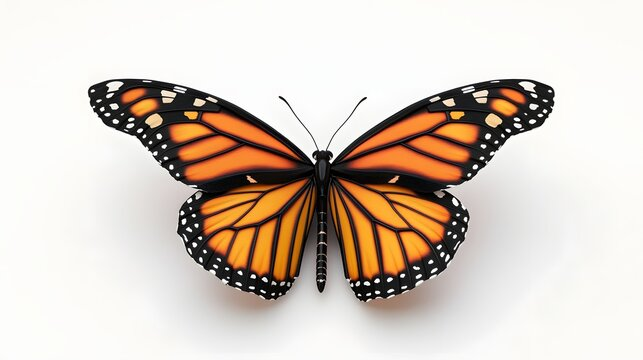
#> input picture Feature-Extraction-From-Image/assets/butterfly.jpg, 643 x 360 px
$ jupyter execute --allow-errors code.ipynb   (older library calls are emulated)
#> lines starting #> are read from the running program, lines starting #| are printed output that depends on the picture; after the words box and inside, x2 and y2 are one past the last pixel; in counts of white or black regions, pixels touching at a corner belong together
[cell 1]
import cv2
import numpy as np
import matplotlib.pyplot as plt
from skimage.feature import local_binary_pattern, hog, canny
from skimage.filters import sobel, gabor
from skimage import data
from skimage.color import rgb2gray
from skimage import img_as_ubyte
from skimage.measure import regionprops
from skimage.morphology import disk
from scipy.fft import fft2, fftshift
from sklearn.decomposition import PCA
from tensorflow.keras.applications import VGG16
from tensorflow.keras.preprocessing import image
from tensorflow.keras.applications.vgg16 import preprocess_input
from keras.applications import MobileNet
from keras.applications.mobilenet import preprocess_input
from keras.applications import ResNet50
from keras.applications.resnet50 import preprocess_input

[cell 2]
# Load Image
img_path = './assets/butterfly.jpg'  # Replace with your image path
img = cv2.imread(img_path)
#> img is the input picture: shape (360, 643, 3); mean B, G, R 191.9, 202.3, 214
gray_img = cv2.cvtColor(img, cv2.COLOR_BGR2GRAY)

[cell 3]
# Display feature extractions
def display_image(img, title):
    plt.figure()
    plt.title(title)
    plt.imshow(img, cmap='gray')
    plt.colorbar()
    plt.show()

# Helper Functions

[cell 4]
# Gabor Filter
def gabor_features(image, frequency=0.6):
#> called with frequency = 0.6
    filtered_real, filtered_imag = gabor(image, frequency=frequency)
    return filtered_real

[cell 5]
# 1. Gabor Filter
gabor_img = gabor_features(gray_img)
display_image(gabor_img, "Gabor Filter Output")

[cell 6]
# Sobel Edge Detection
def sobel_features(image):
    edges = sobel(image)
    return edges

[cell 7]
# 2. Sobel Edge Detection
sobel_img = sobel_features(gray_img)
display_image(sobel_img, "Sobel Edge Detection")

[cell 8]
# Histogram of Oriented Gradients (HOG)
def hog_features(image):
    features, hog_img = hog(image, orientations=9, pixels_per_cell=(8, 8),
                            cells_per_block=(2, 2), visualize=True, channel_axis=None)
    return features, hog_img

[cell 9]
# 3. Histogram of Oriented Gradients (HOG)
_, hog_img = hog_features(gray_img)
display_image(hog_img, "HOG Image")

[cell 10]
# Canny Edge Detection
def canny_features(image):
    edges = canny(image)
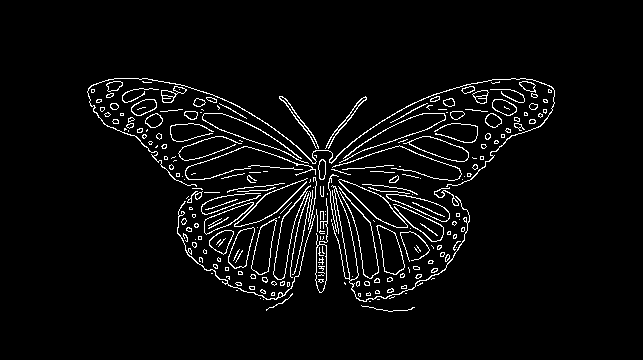
#> edges: shape (360, 643) bool; 4.4% white in thin lines or dots, all inside (x1, y1, x2, y2) = (87, 78, 555, 312)
    return edges

[cell 11]
# 4. Canny Edge Detection
canny_img = canny_features(gray_img)
display_image(canny_img, "Canny Edge Detection")

[cell 12]
# Local Binary Pattern (LBP)
def lbp_features(image):
    lbp = local_binary_pattern(image, P=8, R=1, method='uniform')
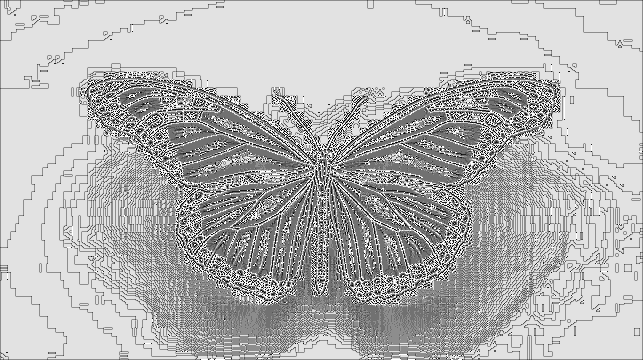
#> lbp: shape (360, 643) float64; min 0, max 9, mean 6.46; drawn with min black and max white
    return lbp

[cell 13]
# 5. Local Binary Pattern (LBP)
lbp_img = lbp_features(gray_img)
display_image(lbp_img, "LBP Image")
#> in display_image (call 5), `plt.show()`:
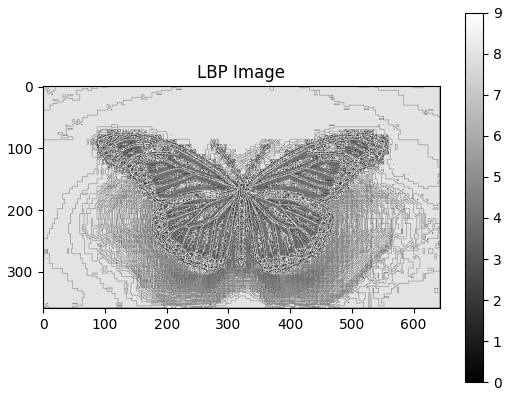
#> figure drawn by matplotlib, 2 panels

[cell 14]
# Gaussian Blur
def gaussian_blur(image, kernel_size=5):
#> called with kernel_size = 5
    blurred_img = cv2.GaussianBlur(image, (kernel_size, kernel_size), 0)
    return blurred_img

[cell 15]
 #6. Gaussian Blur
blurred_img = gaussian_blur(gray_img)
display_image(blurred_img, "Gaussian Blur Image")
#> in display_image (call 6), `plt.show()`:
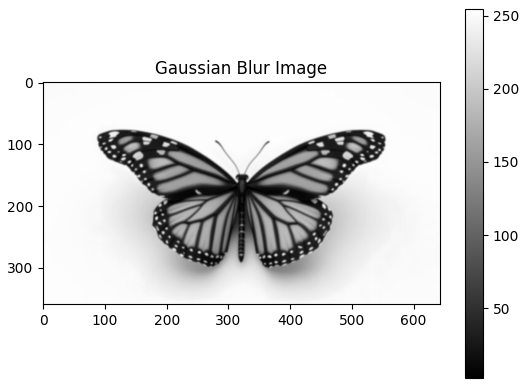
#> figure drawn by matplotlib, 2 panels

[cell 16]
# FAST Corner Detection
def fast_corner_detection(image):
    fast = cv2.FastFeatureDetector_create()
    keypoints = fast.detect(image, None)
#> keypoints = 1640 keypoints; strongest (x, y, size): (365, 98, 7), (280, 97, 7), (359, 294, 7), (368, 284, 7)
    img_with_keypoints = cv2.drawKeypoints(image, keypoints, None, color=(255, 0, 0))
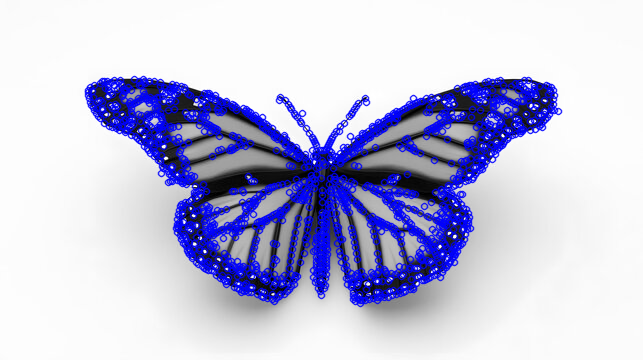
#> img_with_keypoints: shape (360, 643, 3); mean of channels 0, 1, 2 222.9, 193.9, 193.9; drawn as B, G, R
    return img_with_keypoints

[cell 17]
# 7. FAST Corner Detection
fast_img = fast_corner_detection(gray_img)
plt.figure()
plt.title("FAST Corner Detection")
plt.imshow(fast_img)
plt.show()

[cell 18]
# SIFT Features (Scale-Invariant Feature Transform)
def sift_features(image):
    sift = cv2.SIFT_create()
    keypoints, descriptors = sift.detectAndCompute(image, None)
#> keypoints = 583 keypoints; strongest (x, y, size): (194, 215, 2.3), (377, 281, 3.1), (102, 109, 2.8), (200, 238, 2.4)
    img_with_keypoints = cv2.drawKeypoints(image, keypoints, None)
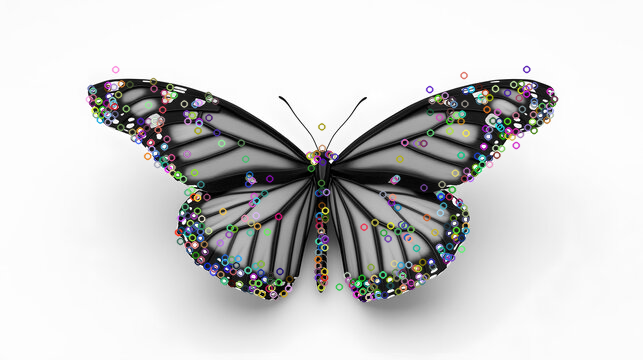
#> img_with_keypoints: shape (360, 643, 3); mean of channels 0, 1, 2 206.3, 206.4, 206.4; drawn as B, G, R
    return img_with_keypoints

[cell 19]
# 8. SIFT Features
sift_img = sift_features(gray_img)
plt.figure()
plt.title("SIFT Features")
plt.imshow(sift_img)
plt.show()

[cell 20]
# ORB Features (Oriented FAST and Rotated BRIEF)
def orb_features(image):
    orb = cv2.ORB_create()
    keypoints, descriptors = orb.detectAndCompute(image, None)
#> keypoints = 500 keypoints; strongest (x, y, size): (376, 281, 31), (476, 167, 31), (544, 111, 31), (183, 222, 31)
    img_with_keypoints = cv2.drawKeypoints(image, keypoints, None, color=(0, 255, 0))
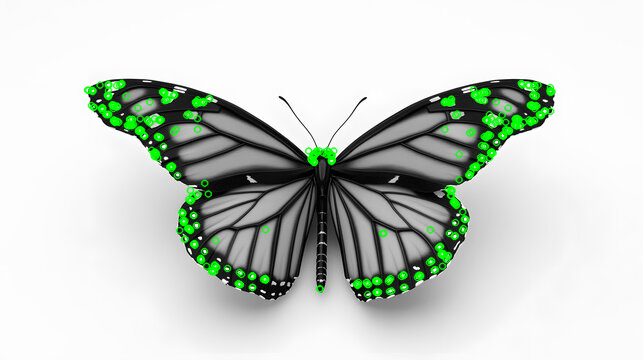
#> img_with_keypoints: shape (360, 643, 3); mean of channels 0, 1, 2 201.9, 208.9, 201.9; drawn as B, G, R
    return img_with_keypoints

[cell 21]
# 9. ORB Features
orb_img = orb_features(gray_img)
plt.figure()
plt.title("ORB Features")
plt.imshow(orb_img)
plt.show()

[cell 22]
# K-means Clustering for Color Segmentation
def kmeans_clustering(image, k=3):
    # Reshaping image to 2D for K-means
#> called with k = 3
    Z = image.reshape((-1, 3))
    Z = np.float32(Z)
    criteria = (cv2.TERM_CRITERIA_EPS + cv2.TERM_CRITERIA_MAX_ITER, 100, 0.2)
    _, labels, centers = cv2.kmeans(Z, k, None, criteria, 10, cv2.KMEANS_RANDOM_CENTERS)
#> centers = [[65.27, 135.2, 215.2], [242.6, 244.8, 245.5], [24.37, 28.7, 43]]
    centers = np.uint8(centers)
#> centers = [[65, 135, 215], [242, 244, 245], [24, 28, 42]]
    segmented_image = centers[labels.flatten()]
    segmented_image = segmented_image.reshape(image.shape)
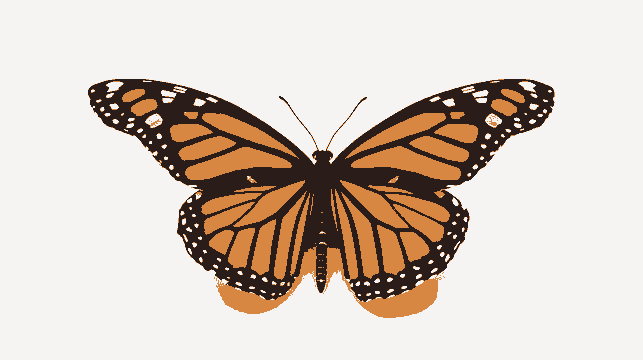
#> segmented_image: shape (360, 643, 3); mean B, G, R 191.4, 201.5, 213.3
    return segmented_image

[cell 23]
# 10. K-means Clustering for Color Segmentation
kmeans_img = kmeans_clustering(img)
display_image(kmeans_img, "K-means Clustering for Color Segmentation")

[cell 24]
# Laplacian of Gaussian (LOG)
def log_features(image, ksize=5):
#> called with ksize = 5
    log_img = cv2.Laplacian(image, cv2.CV_64F, ksize=ksize)
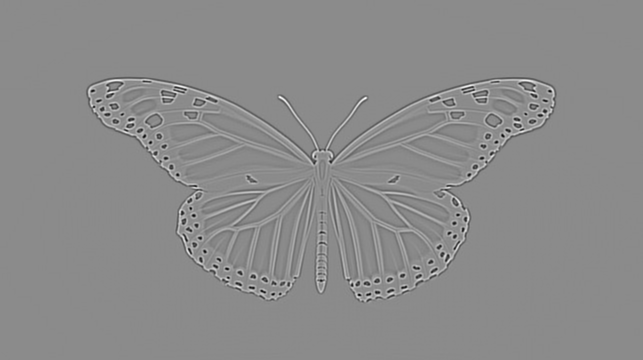
#> log_img: shape (360, 643) float64; min -11048, max 9196, mean 0; drawn with min black and max white
    return log_img

[cell 25]
# 11. Laplacian of Gaussian (LOG)
log_img = log_features(gray_img)
display_image(log_img, "Laplacian of Gaussian")
#> in display_image (call 8), `plt.show()`:
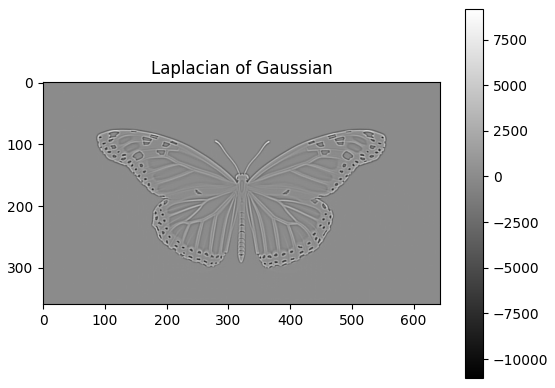
#> figure drawn by matplotlib, 2 panels
